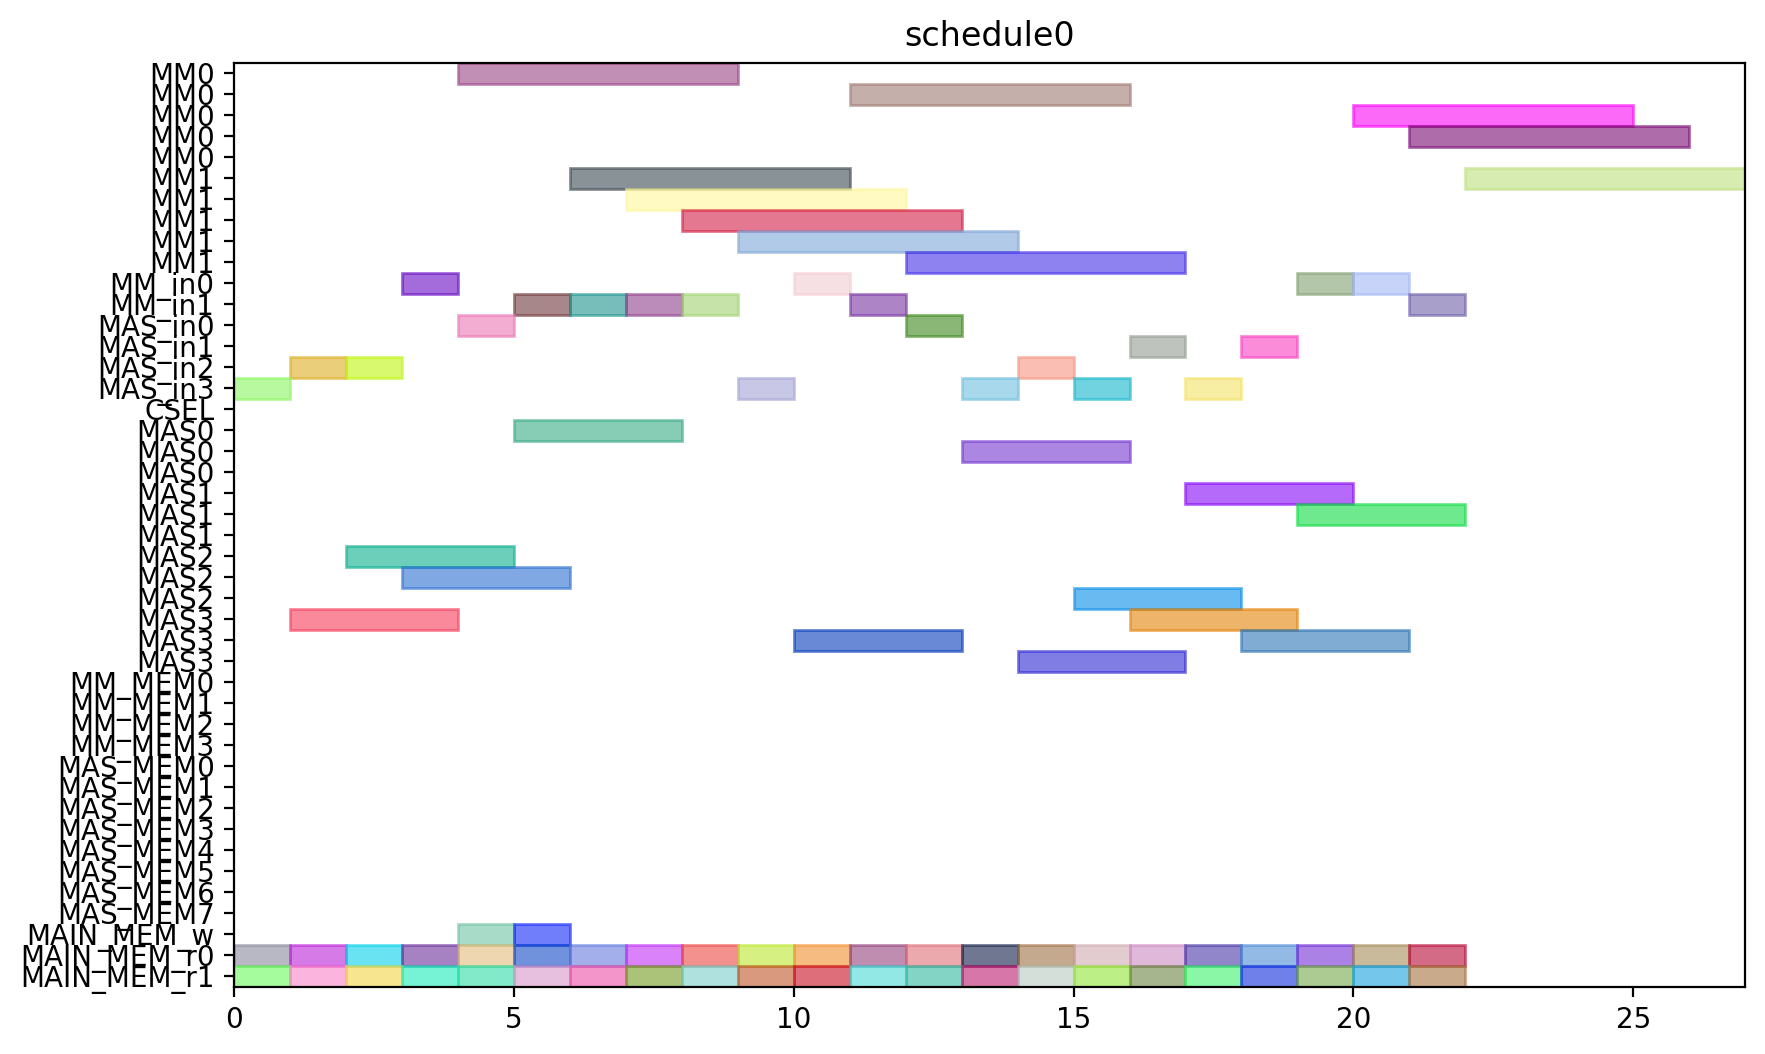

The Python source for this figure:
from pyschedule import Scenario, solvers, plotters, alt


def solve():
	horizon = 120
	S = Scenario("schedule0", horizon=horizon)

	# resource
	MM = S.Resources('MM', num=2, size=5)
	MM_in = S.Resources('MM_in', num=2)
	MAS_in = S.Resources('MAS_in', num=4)
	CSEL = S.Resource('CSEL')
	MAS = S.Resources('MAS', num=4, size=3, periods=range(1, horizon))
	MM_MEM = S.Resources('MM_MEM', num=4)
	MAS_MEM = S.Resources('MAS_MEM', num=8)
	MAIN_MEM_w = S.Resource('MAIN_MEM_w', size=1)
	MAIN_MEM_r = S.Resources('MAIN_MEM_r', num=2)

	# result of previous scheduling

	# new tasks
	c10_t0 = S.Task('c10_t0', length=5, delay_cost=1)
	c10_t0 += alt(MM)
	c10_t0_in = S.Task('c10_t0_in', length=1, delay_cost=1)
	c10_t0_in += alt(MM_in)
	S += c10_t0_in*MM_in[0]<=c10_t0*MM[0]
	S += c10_t0_in*MM_in[1]<=c10_t0*MM[1]
	c10_t0_mem0 = S.Task('c10_t0_mem0', length=1, delay_cost=1)
	c10_t0_mem0 += MAIN_MEM_r[0]
	S += c10_t0_mem0 <= c10_t0

	c10_t0_mem1 = S.Task('c10_t0_mem1', length=1, delay_cost=1)
	c10_t0_mem1 += MAIN_MEM_r[1]
	S += c10_t0_mem1 <= c10_t0

	c10_t1 = S.Task('c10_t1', length=5, delay_cost=1)
	c10_t1 += alt(MM)
	c10_t1_in = S.Task('c10_t1_in', length=1, delay_cost=1)
	c10_t1_in += alt(MM_in)
	S += c10_t1_in*MM_in[0]<=c10_t1*MM[0]
	S += c10_t1_in*MM_in[1]<=c10_t1*MM[1]
	c10_t1_mem0 = S.Task('c10_t1_mem0', length=1, delay_cost=1)
	c10_t1_mem0 += MAIN_MEM_r[0]
	S += c10_t1_mem0 <= c10_t1

	c10_t1_mem1 = S.Task('c10_t1_mem1', length=1, delay_cost=1)
	c10_t1_mem1 += MAIN_MEM_r[1]
	S += c10_t1_mem1 <= c10_t1

	c10_t2 = S.Task('c10_t2', length=3, delay_cost=1)
	c10_t2 += alt(MAS)
	c10_t2_in = S.Task('c10_t2_in', length=1, delay_cost=1)
	c10_t2_in += alt(MAS_in)
	S += c10_t2_in*MAS_in[0]<=c10_t2*MAS[0]

	S += c10_t2_in*MAS_in[1]<=c10_t2*MAS[1]

	S += c10_t2_in*MAS_in[2]<=c10_t2*MAS[2]

	S += c10_t2_in*MAS_in[3]<=c10_t2*MAS[3]

	c10_t2_mem0 = S.Task('c10_t2_mem0', length=1, delay_cost=1)
	c10_t2_mem0 += MAIN_MEM_r[0]
	S += c10_t2_mem0 <= c10_t2

	c10_t2_mem1 = S.Task('c10_t2_mem1', length=1, delay_cost=1)
	c10_t2_mem1 += MAIN_MEM_r[1]
	S += c10_t2_mem1 <= c10_t2

	c10_t3 = S.Task('c10_t3', length=3, delay_cost=1)
	c10_t3 += alt(MAS)
	c10_t3_in = S.Task('c10_t3_in', length=1, delay_cost=1)
	c10_t3_in += alt(MAS_in)
	S += c10_t3_in*MAS_in[0]<=c10_t3*MAS[0]

	S += c10_t3_in*MAS_in[1]<=c10_t3*MAS[1]

	S += c10_t3_in*MAS_in[2]<=c10_t3*MAS[2]

	S += c10_t3_in*MAS_in[3]<=c10_t3*MAS[3]

	c10_t3_mem0 = S.Task('c10_t3_mem0', length=1, delay_cost=1)
	c10_t3_mem0 += MAIN_MEM_r[0]
	S += c10_t3_mem0 <= c10_t3

	c10_t3_mem1 = S.Task('c10_t3_mem1', length=1, delay_cost=1)
	c10_t3_mem1 += MAIN_MEM_r[1]
	S += c10_t3_mem1 <= c10_t3

	c20_t0 = S.Task('c20_t0', length=5, delay_cost=1)
	c20_t0 += alt(MM)
	c20_t0_in = S.Task('c20_t0_in', length=1, delay_cost=1)
	c20_t0_in += alt(MM_in)
	S += c20_t0_in*MM_in[0]<=c20_t0*MM[0]
	S += c20_t0_in*MM_in[1]<=c20_t0*MM[1]
	c20_t0_mem0 = S.Task('c20_t0_mem0', length=1, delay_cost=1)
	c20_t0_mem0 += MAIN_MEM_r[0]
	S += c20_t0_mem0 <= c20_t0

	c20_t0_mem1 = S.Task('c20_t0_mem1', length=1, delay_cost=1)
	c20_t0_mem1 += MAIN_MEM_r[1]
	S += c20_t0_mem1 <= c20_t0

	c20_t1 = S.Task('c20_t1', length=5, delay_cost=1)
	c20_t1 += alt(MM)
	c20_t1_in = S.Task('c20_t1_in', length=1, delay_cost=1)
	c20_t1_in += alt(MM_in)
	S += c20_t1_in*MM_in[0]<=c20_t1*MM[0]
	S += c20_t1_in*MM_in[1]<=c20_t1*MM[1]
	c20_t1_mem0 = S.Task('c20_t1_mem0', length=1, delay_cost=1)
	c20_t1_mem0 += MAIN_MEM_r[0]
	S += c20_t1_mem0 <= c20_t1

	c20_t1_mem1 = S.Task('c20_t1_mem1', length=1, delay_cost=1)
	c20_t1_mem1 += MAIN_MEM_r[1]
	S += c20_t1_mem1 <= c20_t1

	c20_t2 = S.Task('c20_t2', length=3, delay_cost=1)
	c20_t2 += alt(MAS)
	c20_t2_in = S.Task('c20_t2_in', length=1, delay_cost=1)
	c20_t2_in += alt(MAS_in)
	S += c20_t2_in*MAS_in[0]<=c20_t2*MAS[0]

	S += c20_t2_in*MAS_in[1]<=c20_t2*MAS[1]

	S += c20_t2_in*MAS_in[2]<=c20_t2*MAS[2]

	S += c20_t2_in*MAS_in[3]<=c20_t2*MAS[3]

	c20_t2_mem0 = S.Task('c20_t2_mem0', length=1, delay_cost=1)
	c20_t2_mem0 += MAIN_MEM_r[0]
	S += c20_t2_mem0 <= c20_t2

	c20_t2_mem1 = S.Task('c20_t2_mem1', length=1, delay_cost=1)
	c20_t2_mem1 += MAIN_MEM_r[1]
	S += c20_t2_mem1 <= c20_t2

	c20_t3 = S.Task('c20_t3', length=3, delay_cost=1)
	c20_t3 += alt(MAS)
	c20_t3_in = S.Task('c20_t3_in', length=1, delay_cost=1)
	c20_t3_in += alt(MAS_in)
	S += c20_t3_in*MAS_in[0]<=c20_t3*MAS[0]

	S += c20_t3_in*MAS_in[1]<=c20_t3*MAS[1]

	S += c20_t3_in*MAS_in[2]<=c20_t3*MAS[2]

	S += c20_t3_in*MAS_in[3]<=c20_t3*MAS[3]

	c20_t3_mem0 = S.Task('c20_t3_mem0', length=1, delay_cost=1)
	c20_t3_mem0 += MAIN_MEM_r[0]
	S += c20_t3_mem0 <= c20_t3

	c20_t3_mem1 = S.Task('c20_t3_mem1', length=1, delay_cost=1)
	c20_t3_mem1 += MAIN_MEM_r[1]
	S += c20_t3_mem1 <= c20_t3

	c01_t0 = S.Task('c01_t0', length=5, delay_cost=1)
	c01_t0 += alt(MM)
	c01_t0_in = S.Task('c01_t0_in', length=1, delay_cost=1)
	c01_t0_in += alt(MM_in)
	S += c01_t0_in*MM_in[0]<=c01_t0*MM[0]
	S += c01_t0_in*MM_in[1]<=c01_t0*MM[1]
	c01_t0_mem0 = S.Task('c01_t0_mem0', length=1, delay_cost=1)
	c01_t0_mem0 += MAIN_MEM_r[0]
	S += c01_t0_mem0 <= c01_t0

	c01_t0_mem1 = S.Task('c01_t0_mem1', length=1, delay_cost=1)
	c01_t0_mem1 += MAIN_MEM_r[1]
	S += c01_t0_mem1 <= c01_t0

	c01_t1 = S.Task('c01_t1', length=5, delay_cost=1)
	c01_t1 += alt(MM)
	c01_t1_in = S.Task('c01_t1_in', length=1, delay_cost=1)
	c01_t1_in += alt(MM_in)
	S += c01_t1_in*MM_in[0]<=c01_t1*MM[0]
	S += c01_t1_in*MM_in[1]<=c01_t1*MM[1]
	c01_t1_mem0 = S.Task('c01_t1_mem0', length=1, delay_cost=1)
	c01_t1_mem0 += MAIN_MEM_r[0]
	S += c01_t1_mem0 <= c01_t1

	c01_t1_mem1 = S.Task('c01_t1_mem1', length=1, delay_cost=1)
	c01_t1_mem1 += MAIN_MEM_r[1]
	S += c01_t1_mem1 <= c01_t1

	c01_t2 = S.Task('c01_t2', length=3, delay_cost=1)
	c01_t2 += alt(MAS)
	c01_t2_in = S.Task('c01_t2_in', length=1, delay_cost=1)
	c01_t2_in += alt(MAS_in)
	S += c01_t2_in*MAS_in[0]<=c01_t2*MAS[0]

	S += c01_t2_in*MAS_in[1]<=c01_t2*MAS[1]

	S += c01_t2_in*MAS_in[2]<=c01_t2*MAS[2]

	S += c01_t2_in*MAS_in[3]<=c01_t2*MAS[3]

	c01_t2_mem0 = S.Task('c01_t2_mem0', length=1, delay_cost=1)
	c01_t2_mem0 += MAIN_MEM_r[0]
	S += c01_t2_mem0 <= c01_t2

	c01_t2_mem1 = S.Task('c01_t2_mem1', length=1, delay_cost=1)
	c01_t2_mem1 += MAIN_MEM_r[1]
	S += c01_t2_mem1 <= c01_t2

	c01_t3 = S.Task('c01_t3', length=3, delay_cost=1)
	c01_t3 += alt(MAS)
	c01_t3_in = S.Task('c01_t3_in', length=1, delay_cost=1)
	c01_t3_in += alt(MAS_in)
	S += c01_t3_in*MAS_in[0]<=c01_t3*MAS[0]

	S += c01_t3_in*MAS_in[1]<=c01_t3*MAS[1]

	S += c01_t3_in*MAS_in[2]<=c01_t3*MAS[2]

	S += c01_t3_in*MAS_in[3]<=c01_t3*MAS[3]

	c01_t3_mem0 = S.Task('c01_t3_mem0', length=1, delay_cost=1)
	c01_t3_mem0 += MAIN_MEM_r[0]
	S += c01_t3_mem0 <= c01_t3

	c01_t3_mem1 = S.Task('c01_t3_mem1', length=1, delay_cost=1)
	c01_t3_mem1 += MAIN_MEM_r[1]
	S += c01_t3_mem1 <= c01_t3

	c11_t0 = S.Task('c11_t0', length=5, delay_cost=1)
	c11_t0 += alt(MM)
	c11_t0_in = S.Task('c11_t0_in', length=1, delay_cost=1)
	c11_t0_in += alt(MM_in)
	S += c11_t0_in*MM_in[0]<=c11_t0*MM[0]
	S += c11_t0_in*MM_in[1]<=c11_t0*MM[1]
	c11_t0_mem0 = S.Task('c11_t0_mem0', length=1, delay_cost=1)
	c11_t0_mem0 += MAIN_MEM_r[0]
	S += c11_t0_mem0 <= c11_t0

	c11_t0_mem1 = S.Task('c11_t0_mem1', length=1, delay_cost=1)
	c11_t0_mem1 += MAIN_MEM_r[1]
	S += c11_t0_mem1 <= c11_t0

	c11_t1 = S.Task('c11_t1', length=5, delay_cost=1)
	c11_t1 += alt(MM)
	c11_t1_in = S.Task('c11_t1_in', length=1, delay_cost=1)
	c11_t1_in += alt(MM_in)
	S += c11_t1_in*MM_in[0]<=c11_t1*MM[0]
	S += c11_t1_in*MM_in[1]<=c11_t1*MM[1]
	c11_t1_mem0 = S.Task('c11_t1_mem0', length=1, delay_cost=1)
	c11_t1_mem0 += MAIN_MEM_r[0]
	S += c11_t1_mem0 <= c11_t1

	c11_t1_mem1 = S.Task('c11_t1_mem1', length=1, delay_cost=1)
	c11_t1_mem1 += MAIN_MEM_r[1]
	S += c11_t1_mem1 <= c11_t1

	c11_t2 = S.Task('c11_t2', length=3, delay_cost=1)
	c11_t2 += alt(MAS)
	c11_t2_in = S.Task('c11_t2_in', length=1, delay_cost=1)
	c11_t2_in += alt(MAS_in)
	S += c11_t2_in*MAS_in[0]<=c11_t2*MAS[0]

	S += c11_t2_in*MAS_in[1]<=c11_t2*MAS[1]

	S += c11_t2_in*MAS_in[2]<=c11_t2*MAS[2]

	S += c11_t2_in*MAS_in[3]<=c11_t2*MAS[3]

	c11_t2_mem0 = S.Task('c11_t2_mem0', length=1, delay_cost=1)
	c11_t2_mem0 += MAIN_MEM_r[0]
	S += c11_t2_mem0 <= c11_t2

	c11_t2_mem1 = S.Task('c11_t2_mem1', length=1, delay_cost=1)
	c11_t2_mem1 += MAIN_MEM_r[1]
	S += c11_t2_mem1 <= c11_t2

	c11_t3 = S.Task('c11_t3', length=3, delay_cost=1)
	c11_t3 += alt(MAS)
	c11_t3_in = S.Task('c11_t3_in', length=1, delay_cost=1)
	c11_t3_in += alt(MAS_in)
	S += c11_t3_in*MAS_in[0]<=c11_t3*MAS[0]

	S += c11_t3_in*MAS_in[1]<=c11_t3*MAS[1]

	S += c11_t3_in*MAS_in[2]<=c11_t3*MAS[2]

	S += c11_t3_in*MAS_in[3]<=c11_t3*MAS[3]

	c11_t3_mem0 = S.Task('c11_t3_mem0', length=1, delay_cost=1)
	c11_t3_mem0 += MAIN_MEM_r[0]
	S += c11_t3_mem0 <= c11_t3

	c11_t3_mem1 = S.Task('c11_t3_mem1', length=1, delay_cost=1)
	c11_t3_mem1 += MAIN_MEM_r[1]
	S += c11_t3_mem1 <= c11_t3

	c21_t0 = S.Task('c21_t0', length=5, delay_cost=1)
	c21_t0 += alt(MM)
	c21_t0_in = S.Task('c21_t0_in', length=1, delay_cost=1)
	c21_t0_in += alt(MM_in)
	S += c21_t0_in*MM_in[0]<=c21_t0*MM[0]
	S += c21_t0_in*MM_in[1]<=c21_t0*MM[1]
	c21_t0_mem0 = S.Task('c21_t0_mem0', length=1, delay_cost=1)
	c21_t0_mem0 += MAIN_MEM_r[0]
	S += c21_t0_mem0 <= c21_t0

	c21_t0_mem1 = S.Task('c21_t0_mem1', length=1, delay_cost=1)
	c21_t0_mem1 += MAIN_MEM_r[1]
	S += c21_t0_mem1 <= c21_t0

	c21_t1 = S.Task('c21_t1', length=5, delay_cost=1)
	c21_t1 += alt(MM)
	c21_t1_in = S.Task('c21_t1_in', length=1, delay_cost=1)
	c21_t1_in += alt(MM_in)
	S += c21_t1_in*MM_in[0]<=c21_t1*MM[0]
	S += c21_t1_in*MM_in[1]<=c21_t1*MM[1]
	c21_t1_mem0 = S.Task('c21_t1_mem0', length=1, delay_cost=1)
	c21_t1_mem0 += MAIN_MEM_r[0]
	S += c21_t1_mem0 <= c21_t1

	c21_t1_mem1 = S.Task('c21_t1_mem1', length=1, delay_cost=1)
	c21_t1_mem1 += MAIN_MEM_r[1]
	S += c21_t1_mem1 <= c21_t1

	c21_t2 = S.Task('c21_t2', length=3, delay_cost=1)
	c21_t2 += alt(MAS)
	c21_t2_in = S.Task('c21_t2_in', length=1, delay_cost=1)
	c21_t2_in += alt(MAS_in)
	S += c21_t2_in*MAS_in[0]<=c21_t2*MAS[0]

	S += c21_t2_in*MAS_in[1]<=c21_t2*MAS[1]

	S += c21_t2_in*MAS_in[2]<=c21_t2*MAS[2]

	S += c21_t2_in*MAS_in[3]<=c21_t2*MAS[3]

	c21_t2_mem0 = S.Task('c21_t2_mem0', length=1, delay_cost=1)
	c21_t2_mem0 += MAIN_MEM_r[0]
	S += c21_t2_mem0 <= c21_t2

	c21_t2_mem1 = S.Task('c21_t2_mem1', length=1, delay_cost=1)
	c21_t2_mem1 += MAIN_MEM_r[1]
	S += c21_t2_mem1 <= c21_t2

	c21_t3 = S.Task('c21_t3', length=3, delay_cost=1)
	c21_t3 += alt(MAS)
	c21_t3_in = S.Task('c21_t3_in', length=1, delay_cost=1)
	c21_t3_in += alt(MAS_in)
	S += c21_t3_in*MAS_in[0]<=c21_t3*MAS[0]

	S += c21_t3_in*MAS_in[1]<=c21_t3*MAS[1]

	S += c21_t3_in*MAS_in[2]<=c21_t3*MAS[2]

	S += c21_t3_in*MAS_in[3]<=c21_t3*MAS[3]

	c21_t3_mem0 = S.Task('c21_t3_mem0', length=1, delay_cost=1)
	c21_t3_mem0 += MAIN_MEM_r[0]
	S += c21_t3_mem0 <= c21_t3

	c21_t3_mem1 = S.Task('c21_t3_mem1', length=1, delay_cost=1)
	c21_t3_mem1 += MAIN_MEM_r[1]
	S += c21_t3_mem1 <= c21_t3

	c000 = S.Task('c000', length=3, delay_cost=1)
	c000 += alt(MAS)
	c000_in = S.Task('c000_in', length=1, delay_cost=1)
	c000_in += alt(MAS_in)
	S += c000_in*MAS_in[0]<=c000*MAS[0]

	S += c000_in*MAS_in[1]<=c000*MAS[1]

	S += c000_in*MAS_in[2]<=c000*MAS[2]

	S += c000_in*MAS_in[3]<=c000*MAS[3]

	S += 0<c000

	c000_w = S.Task('c000_w', length=1, delay_cost=1)
	c000_w += alt(MAIN_MEM_w)
	S += c000 <= c000_w

	c000_mem0 = S.Task('c000_mem0', length=1, delay_cost=1)
	c000_mem0 += MAIN_MEM_r[0]
	S += c000_mem0 <= c000

	c000_mem1 = S.Task('c000_mem1', length=1, delay_cost=1)
	c000_mem1 += MAIN_MEM_r[1]
	S += c000_mem1 <= c000

	c001 = S.Task('c001', length=3, delay_cost=1)
	c001 += alt(MAS)
	c001_in = S.Task('c001_in', length=1, delay_cost=1)
	c001_in += alt(MAS_in)
	S += c001_in*MAS_in[0]<=c001*MAS[0]

	S += c001_in*MAS_in[1]<=c001*MAS[1]

	S += c001_in*MAS_in[2]<=c001*MAS[2]

	S += c001_in*MAS_in[3]<=c001*MAS[3]

	S += 0<c001

	c001_w = S.Task('c001_w', length=1, delay_cost=1)
	c001_w += alt(MAIN_MEM_w)
	S += c001 <= c001_w

	c001_mem0 = S.Task('c001_mem0', length=1, delay_cost=1)
	c001_mem0 += MAIN_MEM_r[0]
	S += c001_mem0 <= c001

	c001_mem1 = S.Task('c001_mem1', length=1, delay_cost=1)
	c001_mem1 += MAIN_MEM_r[1]
	S += c001_mem1 <= c001

	solvers.mip.solve(S,msg=1,kind='CPLEX',ratio_gap=1.01)

	solution = [['hoge']*len(S.solution()[1]) for i in range(len(S.solution()))]
	for i in range(len(S.solution())):
		for j in range(len(S.solution()[i])):
			solution[i][j]=str(S.solution()[i][j])
	print(solution)

	cycles = int(solution[-1][3])

	pic_file_name = "/mnt/rose/usr1/fukuda/ABE/multiRAM_multiMAS_16mux/scheduling_result/stage5MM2_stage3MAS4/FROB/schedule0.png"
	if(S.solution() != []):
		plotters.matplotlib.plot(S,img_filename=pic_file_name, show_task_labels=False, fig_size=(cycles*0.25+3, 6))

	return solution
